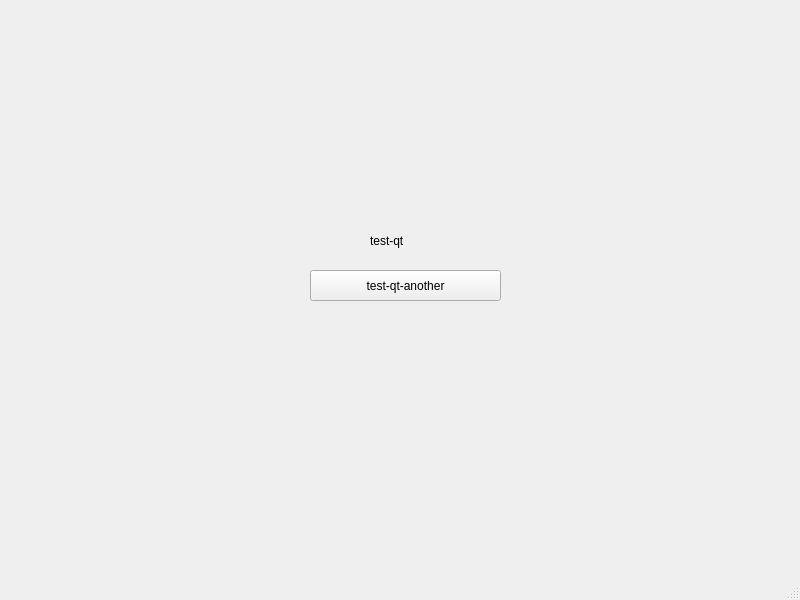
<?xml version="1.0" encoding="UTF-8"?>
<ui version="4.0">
 <class>MainWindow</class>
 <widget class="QMainWindow" name="MainWindow">
  <property name="geometry">
   <rect>
    <x>0</x>
    <y>0</y>
    <width>800</width>
    <height>600</height>
   </rect>
  </property>
  <property name="windowTitle">
   <string>MainWindow</string>
  </property>
  <widget class="QWidget" name="centralwidget">
   <widget class="QLabel" name="label">
    <property name="geometry">
     <rect>
      <x>370</x>
      <y>230</y>
      <width>231</width>
      <height>21</height>
     </rect>
    </property>
    <property name="text">
     <string>test-qt</string>
    </property>
   </widget>
   <widget class="QPushButton" name="pushButton">
    <property name="geometry">
     <rect>
      <x>310</x>
      <y>270</y>
      <width>191</width>
      <height>31</height>
     </rect>
    </property>
    <property name="text">
     <string>test-qt-another</string>
    </property>
   </widget>
  </widget>
  <widget class="QMenuBar" name="menubar">
   <property name="geometry">
    <rect>
     <x>0</x>
     <y>0</y>
     <width>800</width>
     <height>20</height>
    </rect>
   </property>
  </widget>
  <widget class="QStatusBar" name="statusbar"/>
 </widget>
 <resources/>
 <connections/>
</ui>
